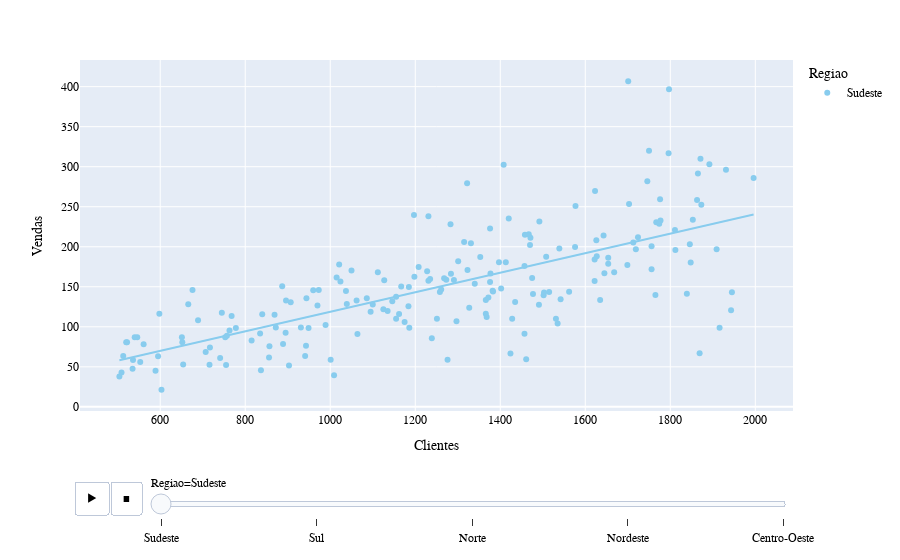

This figure's notebook cell:
### Code cell
# Análise de Cedasticidade
# 'lowess', 'rolling', 'ewm', 'expanding', 'ols'

colors = px.colors.qualitative.Safe

fig = px.scatter(
            FactSales[['Clientes', 'Vendas', 'Regiao']],
            x='Clientes',
            y='Vendas',
            color='Regiao',
            color_discrete_sequence=colors,
            trendline='ols',
            animation_frame='Regiao',
            # marginal_x=px.box(FactSales['Regiao'])
)

fig.layout.updatemenus[0].buttons[0].args[1]['frame']['duration'] = 2000
fig.layout.updatemenus[0].buttons[0].args[1]['transition']['duration'] = 5000

fig.update_layout(title_x=0.5,
                font_family='Tahoma, monospace',
                title_font_color='midnightblue',
                font_color='black')

fig.show()

### Figure 1 — Plotly figure (JSON) as saved in the notebook; plotly's stock layout.template omitted (floating-point values rounded to 4 significant figures; data arrays with more than 128 entries replaced by an {"elided": "..."} marker saying what was removed)
{"data": [{"hovertemplate": "Regiao=Sudeste<br>Clientes=%{x}<br>Vendas=%{y}<extra></extra>", "legendgroup": "Sudeste", "marker": {"color": "rgb(136, 204, 238)", "symbol": "circle"}, "mode": "markers", "name": "Sudeste", "orientation": "v", "showlegend": true, "type": "scatter", "x": {"elided": "192 int values"}, "xaxis": "x", "y": {"elided": "192 float values"}, "yaxis": "y"}, {"hovertemplate": "<b>OLS trendline</b><br>Vendas = 0.122068 * Clientes + -3.26891<br>R<sup>2</sup>=0.495398<br><br>Regiao=Sudeste<br>Clientes=%{x}<br>Vendas=%{y} <b>(trend)</b><extra></extra>", "legendgroup": "Sudeste", "marker": {"color": "rgb(136, 204, 238)", "symbol": "circle"}, "mode": "lines", "name": "Sudeste", "showlegend": false, "type": "scatter", "x": {"elided": "192 int values"}, "xaxis": "x", "y": {"elided": "192 float values"}, "yaxis": "y"}], "layout": {"font": {"color": "black", "family": "Tahoma, monospace"}, "legend": {"title": {"text": "Regiao"}, "tracegroupgap": 0}, "margin": {"t": 60}, "sliders": [{"active": 0, "currentvalue": {"prefix": "Regiao="}, "len": 0.9, "pad": {"b": 10, "t": 60}, "steps": [{"args": [["Sudeste"], {"frame": {"duration": 0, "redraw": false}, "fromcurrent": true, "mode": "immediate", "transition": {"duration": 0, "easing": "linear"}}], "label": "Sudeste", "method": "animate"}, {"args": [["Sul"], {"frame": {"duration": 0, "redraw": false}, "fromcurrent": true, "mode": "immediate", "transition": {"duration": 0, "easing": "linear"}}], "label": "Sul", "method": "animate"}, {"args": [["Norte"], {"frame": {"duration": 0, "redraw": false}, "fromcurrent": true, "mode": "immediate", "transition": {"duration": 0, "easing": "linear"}}], "label": "Norte", "method": "animate"}, {"args": [["Nordeste"], {"frame": {"duration": 0, "redraw": false}, "fromcurrent": true, "mode": "immediate", "transition": {"duration": 0, "easing": "linear"}}], "label": "Nordeste", "method": "animate"}, {"args": [["Centro-Oeste"], {"frame": {"duration": 0, "redraw": false}, "fromcurrent": true, "mode": "immediate", "transition": {"duration": 0, "easing": "linear"}}], "label": "Centro-Oeste", "method": "animate"}], "x": 0.1, "xanchor": "left", "y": 0, "yanchor": "top"}], "title": {"font": {"color": "midnightblue"}, "x": 0.5}, "updatemenus": [{"buttons": [{"args": [null, {"frame": {"duration": 2000, "redraw": false}, "fromcurrent": true, "mode": "immediate", "transition": {"duration": 5000, "easing": "linear"}}], "label": "&#9654;", "method": "animate"}, {"args": [[null], {"frame": {"duration": 0, "redraw": false}, "fromcurrent": true, "mode": "immediate", "transition": {"duration": 0, "easing": "linear"}}], "label": "&#9724;", "method": "animate"}], "direction": "left", "pad": {"r": 10, "t": 70}, "showactive": false, "type": "buttons", "x": 0.1, "xanchor": "right", "y": 0, "yanchor": "top"}], "xaxis": {"anchor": "y", "domain": [0, 1], "title": {"text": "Clientes"}}, "yaxis": {"anchor": "x", "domain": [0, 1], "title": {"text": "Vendas"}}}}
